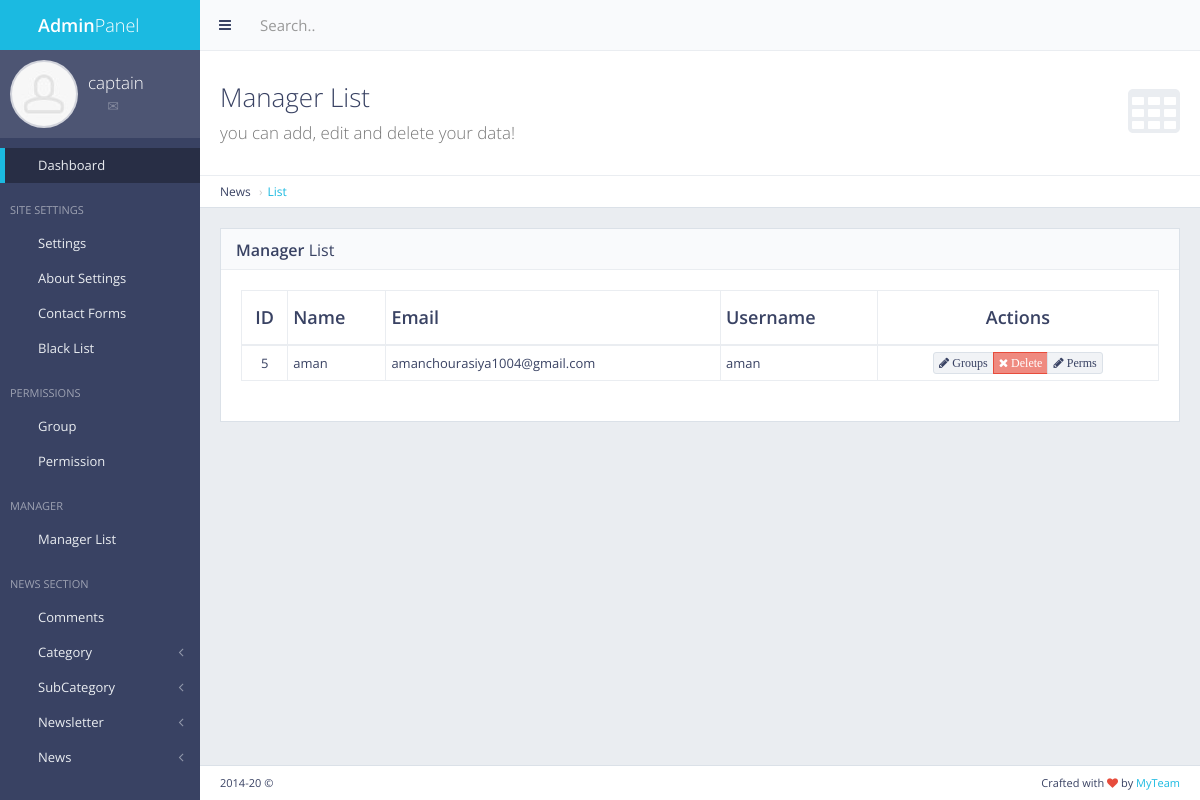
Screenshot of /panel/manager/list/ (signed in) with the database file from the repository.
### manager/models.py (models this page shows, shortened)
class Manager(models.Model):
    name = models.CharField(max_length = 30)
    username = models.CharField(max_length = 30)
    password = models.CharField(max_length = 30)
    email = models.CharField(max_length = 30)

### manager/views.py (the view)
# urls.py: path('panel/manager/list/', views.manager_list, name = 'manager_list'),
def manager_list(request):
    if not request.user.is_authenticated:
        return redirect('mylogin')
    managers = Manager.objects.all()
    return render(request, 'back/manager_list.html', {'manager' : managers})

### main/templatetags/extera_auth.py (called while the page is built)
@register.filter(name='has_group')
def has_group(user, group_name):
    return user.groups.filter(name=group_name).exists()

### main/templates/back/manager_list.html (shortened to what this page needs)
{% extends 'back/master.html' %}
{% load static %}
{% block mainblock %}
   <div class="content-header">
    <div class="header-section">
        <h1>
            <i class="fa fa-table"></i>Manager List<br><small>you can add, edit and delete your data!</small>
        </h1>
    </div>
</div>
<ul class="breadcrumb breadcrumb-top">
    <li>News</li>
    <li><a href="/panel/manager/list/">List</a></li>
</ul>
  <div class="block full">
    <div class="block-title">
        <h2><strong>Manager</strong> List</h2>
    </div>
    <div class="table-responsive">
        <table id="example-datatable" class="table table-vcenter table-condensed table-bordered">
            <thead>
                <tr>
                    <th class="text-center">ID</th>
                    <th>Name</th>
                    <th>Email</th>
                    <th>Username</th>
                    <th class="text-center">Actions</th>
                </tr>
            </thead>
            <tbody>
                {% for cc in manager %}
                <tr>
                    <td class="text-center">{{cc.pk}}</td>
                    <td>{{cc.name}}</td>
                    <td>{{cc.email}} </td>
                    <td>{{cc.username}}</td>
                    <td class="text-center">
                        <div class="btn-group">
                            <a href="{%url 'user_groups_show' cc.pk%}" data-toggle="tooltip" title="Groups" class="btn btn-xs btn-default"><i class="fa fa-pencil"> Groups</i></a>
                            <a href="{%url 'manager_delete' cc.pk %}" data-toggle="tooltip" title="Delete" class="btn btn-xs btn-danger"><i class="fa fa-times"> Delete</i></a>
                            <a href="{%url 'user_perms' cc.pk%}" data-toggle="tooltip" title="Groups" class="btn btn-xs btn-default"><i class="fa fa-pencil"> Perms</i></a>
                        </div>
                    </td>
                </tr>
               {% endfor %}
            </tbody>
        </table>
    </div>
</div>
{% endblock %}

### main/templates/back/master.html (shortened to what this page needs)
{% load static %}
{% load extera_auth %}
{% if user.is_authenticated %}
<!DOCTYPE html>
 <html class="no-js" lang="en">
    <head>
        <link rel="stylesheet" href="{%static 'back/css/bootstrap.min.css' %}">
        <link rel="stylesheet" href="{%static 'back/css/plugins.css' %}">
        <link rel="stylesheet" href="{%static 'back/css/main.css' %}">
        <link rel="stylesheet" href="{%static 'back/css/themes.css' %}">
    </head>
    <body>
        <div id="page-wrapper">
            <div id="page-container" class="sidebar-partial sidebar-visible-lg sidebar-no-animations">
                <div id="sidebar">
                    <div id="sidebar-scroll">
                        <div class="sidebar-content">
                            <a href="/panel" class="sidebar-brand">
                                <i class="gi gi-flash"></i><span class="sidebar-nav-mini-hide"><strong>Admin</strong>Panel</span>
                            </a>
                            <div class="sidebar-section sidebar-user clearfix sidebar-nav-mini-hide">
                                <div class="sidebar-user-avatar">
                                    <a href="page_ready_user_profile.html">
                                        <img src="{%static 'back/img/placeholders/avatars/avatar2.jpg' %}" alt="avatar">
                                    </a>
                                </div>
                                <div class="sidebar-user-name">{{request.user}}</div>
                                <div class="sidebar-user-links">
                                    <a href="page_ready_user_profile.html" data-toggle="tooltip" data-placement="bottom" title="Profile"><i class="gi gi-user"></i></a>
                                    <a href="page_ready_inbox.html" data-toggle="tooltip" data-placement="bottom" title="Messages"><i class="gi gi-envelope"></i></a>
                                    <a href="/panel/change/pass/" class="enable-tooltip" data-placement="bottom" title="Settings" ><i class="gi gi-cogwheel"></i></a>
                                    <a href="/logout" data-toggle="tooltip" data-placement="bottom" title="Logout"><i class="gi gi-exit"></i></a>
                                </div>
                            </div>
                            <ul class="sidebar-nav">
                                {% if perms.main.master_user %}
                                <li>
                                    <a href="/panel" class=" active"><i class="gi gi-stopwatch sidebar-nav-icon"></i><span class="sidebar-nav-mini-hide">Dashboard</span></a>
                                </li>
                                <li class="sidebar-header">
                                    <span class="sidebar-header-options clearfix"><a href="javascript:void(0)" data-toggle="tooltip" title="Quick Settings"><i class="gi gi-settings"></i></a></span>
                                    <span class="sidebar-header-title">Site Settings</span>
                                </li>
                                <li>
                                    <a href="/panel/setting/" class=""><i class="gi gi-show_big_thumbnails sidebar-nav-icon"></i><span class="sidebar-nav-mini-hide">Settings</span></a>
                                </li>
                                <li>
                                        <a href="/panel/about/setting/" class=""><i class="gi gi-show_big_thumbnails sidebar-nav-icon"></i><span class="sidebar-nav-mini-hide">About Settings</span></a>
                                    </li>
                                    <li>
                                        <a href="/panel/contactform/" class=""><i class="gi gi-show_big_thumbnails sidebar-nav-icon"></i><span class="sidebar-nav-mini-hide">Contact Forms</span></a>
                                    </li>
                                        <li>
                                                <a href="/blacklist/" class=""><i class="gi gi-show_big_thumbnails sidebar-nav-icon"></i><span class="sidebar-nav-mini-hide">Black List</span></a>
                                            </li>
                                {% endif %}
                                    {% if request.user|has_group:"masteruser" %}
                                    <li class="sidebar-header">
                                        <span class="sidebar-header-options clearfix"><a href="javascript:void(0)" data-toggle="tooltip" title="Quick Settings"><i class="gi gi-settings"></i></a></span>
                                        <span class="sidebar-header-title">Permissions</span>
                                    </li>
                                    <li>
                                        <a href="/panel/manager/group/" class=""><i class="gi gi-show_big_thumbnails sidebar-nav-icon"></i><span class="sidebar-nav-mini-hide">Group</span></a>
                                    </li>
                                    <li>
                                            <a href="/panel/manager/perms/" class=""><i class="gi gi-show_big_thumbnails sidebar-nav-icon"></i><span class="sidebar-nav-mini-hide">Permission</span></a>
                                        </li>
                                    <li class="sidebar-header">
                                        <span class="sidebar-header-options clearfix"><a href="javascript:void(0)" data-toggle="tooltip" title="Quick Settings"><i class="gi gi-settings"></i></a></span>
                                        <span class="sidebar-header-title">Manager</span>
                                    </li>
                                    <li>
                                        <a href="/panel/manager/list/" class=""><i class="gi gi-show_big_thumbnails sidebar-nav-icon"></i><span class="sidebar-nav-mini-hide">Manager List</span></a>
                                    </li>
                                {% endif %}
                                <li class="sidebar-header">
                                    <span class="sidebar-header-options clearfix"><a href="javascript:void(0)" data-toggle="tooltip" title="Quick Settings"><i class="gi gi-settings"></i></a></span>
                                    <span class="sidebar-header-title">News Section</span>
                                </li>
                                <li>
                                    <a href="/comments/list/" class=""><i class="gi gi-show_big_thumbnails sidebar-nav-icon"></i><span class="sidebar-nav-mini-hide">Comments</span></a>
                                </li>
                                <li>
                                        <a href="#" class="sidebar-nav-menu"><i class="fa fa-angle-left sidebar-nav-indicator sidebar-nav-mini-hide"></i><i class="gi gi-show_big_thumbnails sidebar-nav-icon"></i><span class="sidebar-nav-mini-hide">Category</span></a>
                                    </li>
                                    <li>
                                        <a href="#" class="sidebar-nav-menu"><i class="fa fa-angle-left sidebar-nav-indicator sidebar-nav-mini-hide"></i><i class="gi gi-show_big_thumbnails sidebar-nav-icon"></i><span class="sidebar-nav-mini-hide">SubCategory</span></a>
                                    </li>
                                    <li>
                                            <a href="#" class="sidebar-nav-menu"><i class="fa fa-angle-left sidebar-nav-indicator sidebar-nav-mini-hide"></i><i class="gi gi-show_big_thumbnails sidebar-nav-icon"></i><span class="sidebar-nav-mini-hide">Newsletter</span></a>
                                        </li>
                                <li>
                                    <a href="#" class="sidebar-nav-menu"><i class="fa fa-angle-left sidebar-nav-indicator sidebar-nav-mini-hide"></i><i class="gi gi-show_big_thumbnails sidebar-nav-icon"></i><span class="sidebar-nav-mini-hide">News</span></a>
                                </li>
                            </ul>
                        </div>
                    </div>
                </div>
                <div id="main-container">
                    <header class="navbar navbar-default">
                        <ul class="nav navbar-nav-custom">
                            <li>
                                <a href="javascript:void(0)" onclick="App.sidebar('toggle-sidebar');this.blur();">
                                    <i class="fa fa-bars fa-fw"></i>
                                </a>
                            </li>
                        </ul>
                        <form action="page_ready_search_results.html" method="post" class="navbar-form-custom">
                            <div class="form-group">
                                <input type="text" id="top-search" name="top-search" class="form-control" placeholder="Search..">
                            </div>
                        </form>
                    </header>
                    <div id="page-content">
                    {% block mainblock %}
                    {% endblock %}
                    </div>
                    <footer class="clearfix">
                        <div class="pull-right">
                            Crafted with <i class="fa fa-heart text-danger"></i> by <a href="#" target="_blank">MyTeam</a>
                        </div>
                        <div class="pull-left">
                            <span id="year-copy"></span> &copy;
                        </div>
                    </footer>
                </div>
            </div>
        </div>
    </body>
</html>
{% else %}
Please Login
{% endif %}

### rows the page displays
Manager: pk "5", name "aman", email "amanchourasiya1004@gmail.com", username "aman"

### other values shown
{{ request.user }} "captain"
